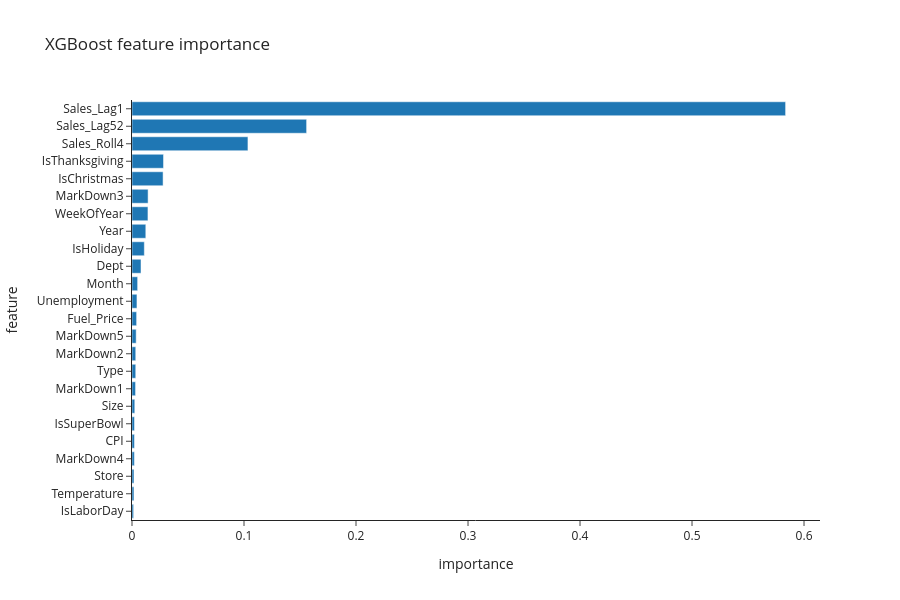

Notebook cell for this chart:
### Markdown cell above
## Feature Importance

### Code cell
importances = (
    pd.DataFrame(
        {"feature": X_train_xgb.columns, "importance": model.feature_importances_}
    )
    .sort_values("importance", ascending=False)
    .reset_index(drop=True)
)

fig = px.bar(
    importances,
    x="importance",
    y="feature",
    orientation="h",
    title="XGBoost feature importance",
    template="simple_white",
    height=600,
)
fig.update_yaxes(autorange="reversed")
fig.show()

importances.head(10)

### Figure 1 — Plotly figure (JSON) as saved in the notebook; plotly's stock layout.template omitted (floating-point values rounded to 4 significant figures)
{"data": [{"hovertemplate": "importance=%{x}<br>feature=%{y}<extra></extra>", "legendgroup": "", "marker": {"color": "#1F77B4", "pattern": {"shape": ""}}, "name": "", "orientation": "h", "showlegend": false, "textposition": "auto", "type": "bar", "x": [0.5835, 0.1559, 0.1035, 0.02814, 0.02775, 0.01436, 0.01424, 0.01233, 0.01101, 0.008033, 0.005035, 0.004419, 0.004126, 0.003733, 0.003347, 0.003338, 0.003174, 0.002491, 0.002236, 0.002185, 0.002136, 0.001774, 0.001749, 0.001435], "xaxis": "x", "y": ["Sales_Lag1", "Sales_Lag52", "Sales_Roll4", "IsThanksgiving", "IsChristmas", "MarkDown3", "WeekOfYear", "Year", "IsHoliday", "Dept", "Month", "Unemployment", "Fuel_Price", "MarkDown5", "MarkDown2", "Type", "MarkDown1", "Size", "IsSuperBowl", "CPI", "MarkDown4", "Store", "Temperature", "IsLaborDay"], "yaxis": "y"}], "layout": {"barmode": "relative", "height": 600, "legend": {"tracegroupgap": 0}, "title": {"text": "XGBoost feature importance"}, "xaxis": {"anchor": "y", "domain": [0, 1], "title": {"text": "importance"}}, "yaxis": {"anchor": "x", "autorange": "reversed", "domain": [0, 1], "title": {"text": "feature"}}}}
